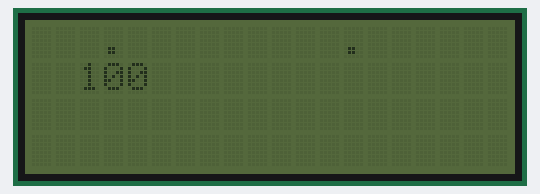
This sketch was run on a simulated Arduino Uno, built with avr-gcc and run on an emulated ATmega328P. On the bench: 20×4 character LCD.

Above: at 1.7 s.

The sketch:

HelloWorld.ino
```cpp
//YWROBOT
//Compatible with the Arduino IDE 1.0
//Library version:1.1
#include <Wire.h>
#include <LiquidCrystal_I2C.h>

LiquidCrystal_I2C lcd(0x27,20,4);  // set the LCD address to 0x27 for a 16 chars and 2 line display

void setup()
{
  lcd.init();                      // initialize the lcd
  lcd.init();
  // Print a message to the LCD.
//  lcd.backlight();
//  lcd.setCursor(0,0);
//  lcd.print("Hello, world!");
//  lcd.setCursor(0,1);
//  lcd.print("Ywrobot Arduino!");

lcd.setCursor(0,0);
lcd.print(".        ");
delay(300);
lcd.setCursor(0,0);
lcd.print(" .       ");
delay(300);
lcd.setCursor(0,0);
lcd.print("  .      ");
delay(300);
lcd.setCursor(0,0);
lcd.print("   .     ");
delay(300);
lcd.print("    .    ");
delay(300);

int a=100;
lcd.setCursor(2,1);
lcd.print(a);

}


void loop()
{

}
```
